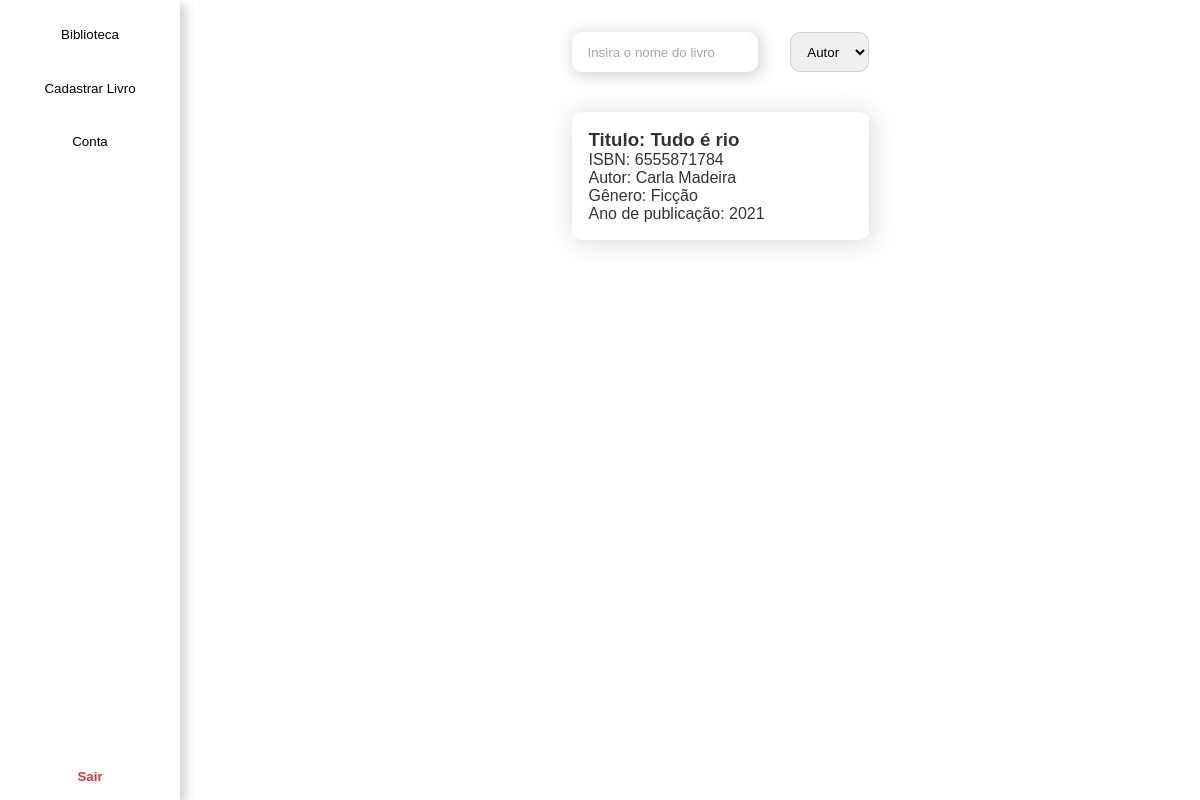
Before: / with the older database file.
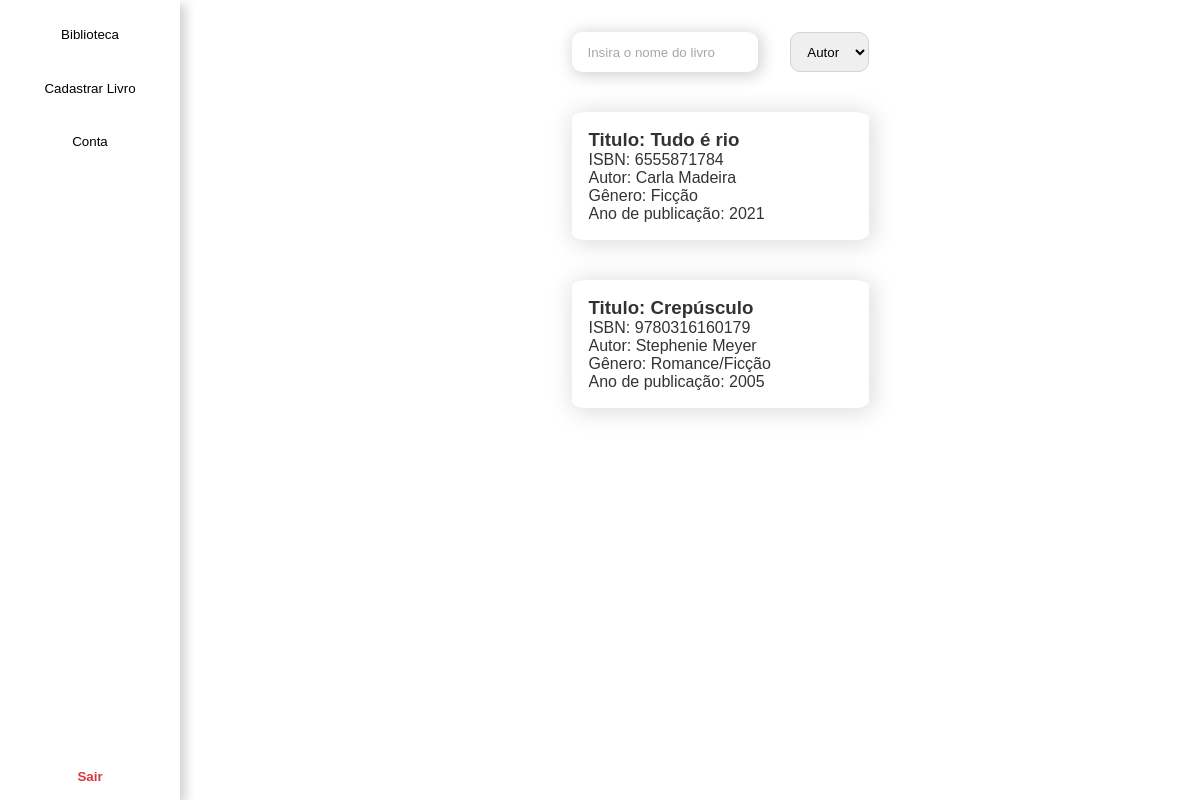
After: the same page with the newer database file.
### blog/models.py (models this page shows, shortened)
class Livro(models.Model):
    isbn = models.CharField(primary_key=True, max_length=45)
    titulo = models.CharField(max_length=200)
    autor = models.CharField(max_length=45)
    ano = models.IntegerField()
    genero = models.CharField(max_length=45)

### blog/views.py (the view)
# urls.py: path('', views.index),
def index(request):
  livros = Livro.objects.all()
  return render(request, 'blog/index.html', {"livros": livros})

### blog/templates/blog/index.html (shortened to what this page needs)
{%load static%}
<html lang="en">
  <head>
    <link rel="stylesheet" href="{% static 'css/blog.css' %}" />
  </head>
  <body>
    <aside>
      <div class="topSection">
        <div class="buttonsContainer">
          <button class="navButton">Biblioteca</button>
          <button class="navButton">Cadastrar Livro</button>
          <button class="navButton">Conta</button>
        </div>
      </div>
      <div class="bottomSection">
        <a href="../cadastro/index.html">
          <button class="logoutButton">Sair</button>
        </a>
      </div>
    </aside>
    <main>
      <div class="filtersContainter">
        <input
          class="searchBar"
          type="text"
          placeholder="Insira o nome do livro"
        />
        <select class="filterOptions" name="filters" id="filters">
          <option value="writer">Autor</option>
        </select>
      </div>
      {% for livro in livros %}
      <div class="card">
        <h3>Titulo: {{ livro.titulo }}</h3>
        <p>ISBN: {{ livro.isbn }}</p>
        <p>Autor: {{ livro.autor }}</p>
        <p>Gênero: {{ livro.genero }}</p>
        <p>Ano de publicação: {{ livro.ano }}</p>
      </div>
      {% endfor %}
    </main>
  </body>
</html>

### blog/static/css/blog.css (style rules this page uses)
* { margin: 0; padding: 0; box-sizing: border-box; }
body { font-family: Arial, Helvetica, sans-serif; display: grid; grid-template-columns: repeat(5, 1fr); grid-template-areas: "aside main main main main"; }
aside { grid-area: aside; display: flex; flex-direction: column; justify-content: space-between; align-items: center; padding: 0.5rem 0 0; box-shadow: 6px 4px 10px #d3d3d3; height: 100dvh; position: fixed; width: 15%; }
.topSection { width: 100%; display: flex; flex-direction: column; gap: 1rem; }
.navButton { padding: 1.2rem; margin: 0 auto; text-align: center; width: 100%; background-color: white; border: none; transition: all 200ms ease-in-out; }
.bottomSection { width: 100%; }
.logoutButton { color: #d83939; padding: 1rem; margin: 0 auto; text-align: center; width: 100%; background-color: white; border: none; transition: all 200ms ease-in-out; font-weight: 600; }
main { grid-area: main; margin: 2rem auto; display: flex; flex-direction: column; gap: 2.5rem; }
.card { border: 1px solid transparent; box-shadow: 2px 2px 25px 2px #d3d3d3; padding: 1rem; border-radius: 5%; transition: all 200ms ease-in-out; opacity: 80%; }
.filtersContainter { display: flex; gap: 2rem; justify-content: space-between; }
.searchBar { width: 70%; height: 2.5rem; border-radius: 10px; border: none; box-shadow: 2px 2px 15px 2px #d3d3d3; padding: 1rem; outline: none; }
.searchBar::placeholder { color: #a7a7a7; }
.filterOptions { width: 30%; text-align: center; border-radius: 10px; border: 1px solid #d3d3d3; }

Changed rows visible on the page:
added Livro: titulo "Crepúsculo", isbn "9780316160179", autor "Stephenie Meyer", genero "Romance/Ficção", ano "2005"
